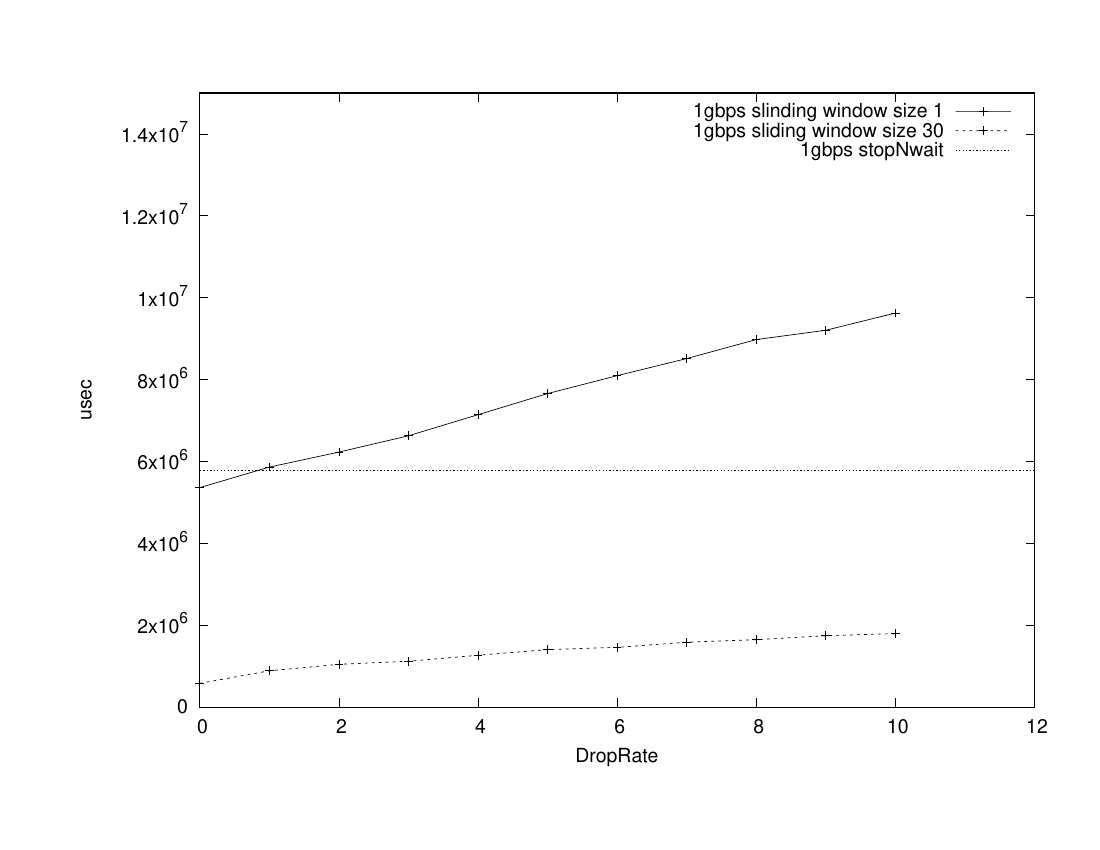

Recreate this plot in gnuplot.
set terminal postscript landscape
set nolabel
set xlabel "DropRate"
set xrange [0:12]
set ylabel "usec"
set yrange [0:15000000]
set output "udpa.ps"
plot "1gbpsa-1.dat" title "1gbps slinding window size 1" with linespoints, "1gbpsa-30.dat" title "1gbps sliding window size 30" with linespoints, 5795783 title "1gbps stopNwait" with line
